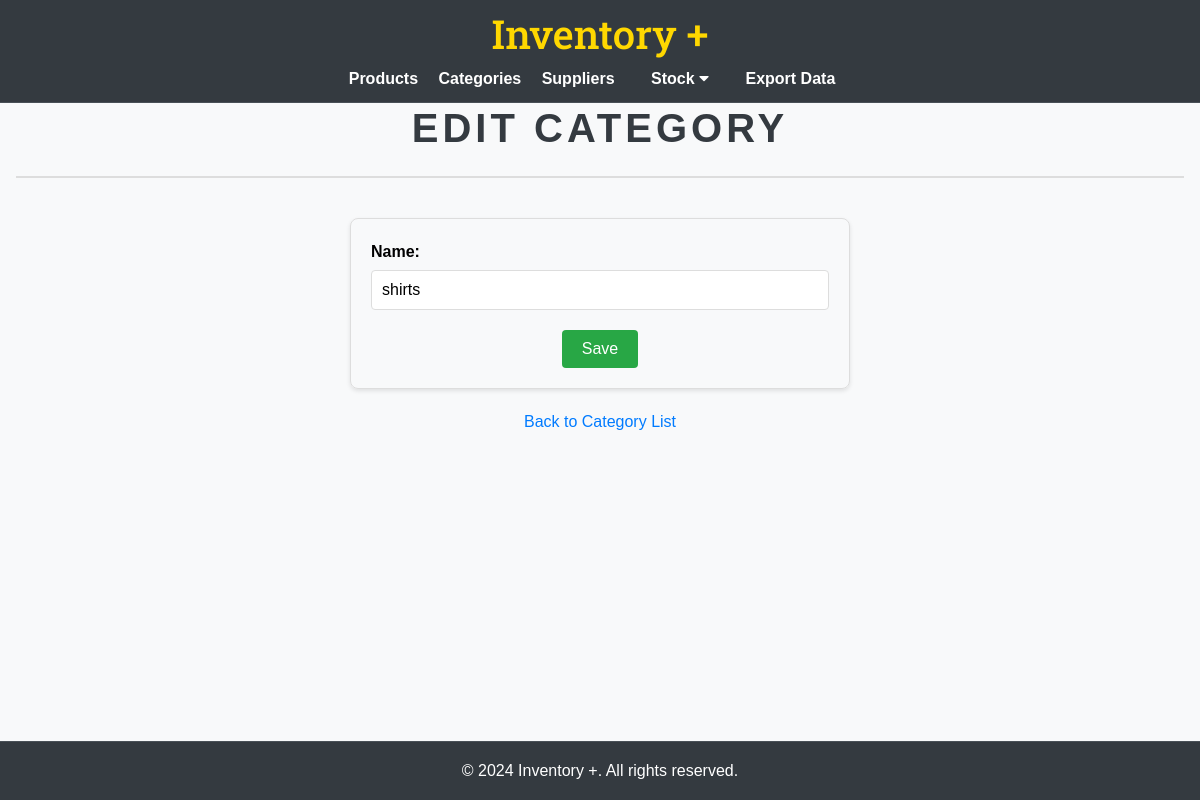
/categories/2/edit/, run on an earlier commit of the app's database.
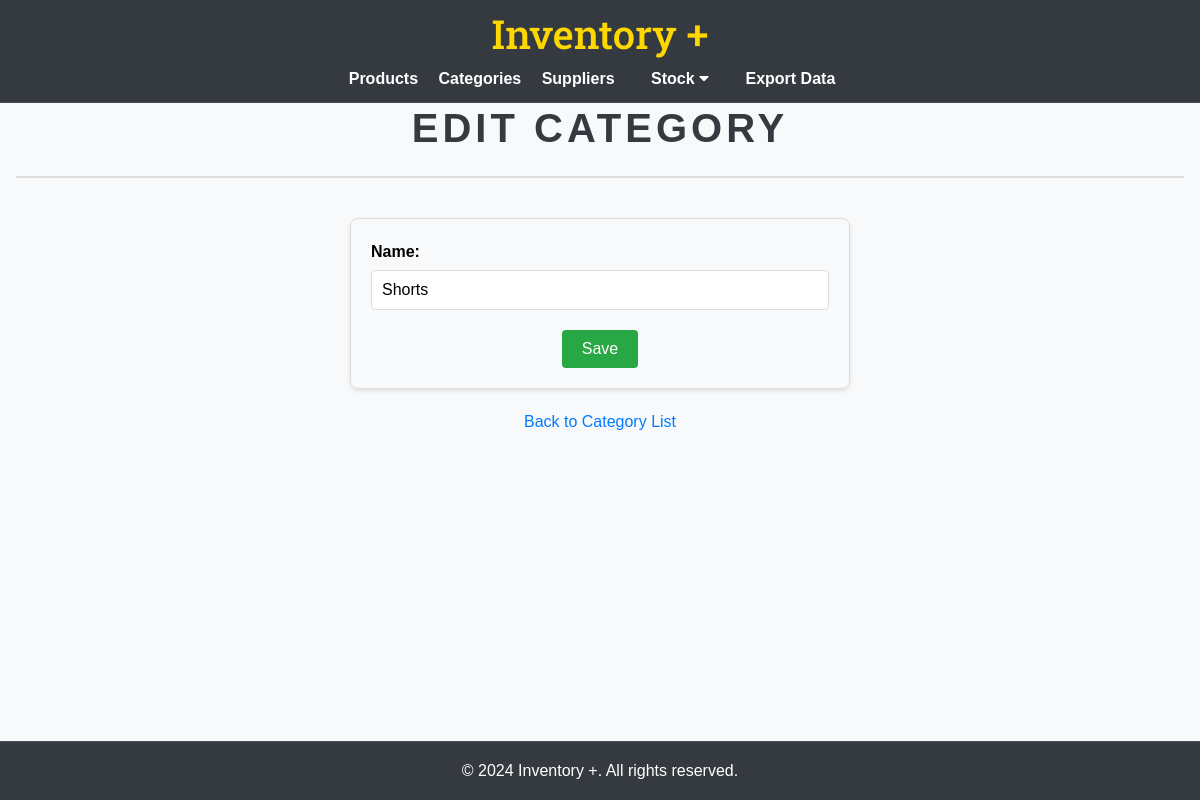
And on a later commit of the database.
### inventory/models.py (models this page shows, shortened)
class Category(models.Model):
    name = models.CharField(max_length=100)

### inventory/views.py (the view)
# urls.py: path('categories/<int:pk>/edit/', views.category_edit, name='category_edit'),
def category_edit(request, pk):
    category = get_object_or_404(Category, pk=pk)
    if request.method == 'POST':
        form = CategoryForm(request.POST, instance=category)
        if form.is_valid():
            form.save()
            return redirect('category_list')
    else:
        form = CategoryForm(instance=category)
    return render(request, 'inventory/category_form.html', {'form': form})

### inventory/forms.py
class CategoryForm(forms.ModelForm):
    class Meta:
        model = Category
        fields = ['name']

### inventory/templates/inventory/category_form.html (shortened to what this page needs)
{% extends "base.html" %}
{% block content %}
    <h2 style="margin-bottom: 20px;">{% if form.instance.pk %}Edit{% else %}Add{% endif %} Category</h2>
    <div style="display: flex; flex-direction: column; align-items: center; padding: 20px;">
    <form method="POST" style="max-width: 500px; width: 100%; border: 1px solid #ddd; border-radius: 8px; padding: 20px; box-shadow: 0 2px 4px rgba(0,0,0,0.1);">
        <div style="margin-bottom: 20px;">
            <label for="{{ form.name.id_for_label }}" style="display: block; margin-bottom: 5px; font-weight: bold;">Name:</label>
            <input type="text" id="{{ form.name.id_for_label }}" name="{{ form.name.html_name }}" value="{{ form.name.value }}" style="width: 100%; padding: 10px; border: 1px solid #ddd; border-radius: 4px; font-size: 16px;">
        </div>
        <div style="margin-top: 20px; text-align: center;">
            <button type="submit" style="background-color: #28a745; color: white; padding: 10px 20px; border: none; border-radius: 4px; cursor: pointer; font-size: 16px;">Save</button>
        </div>
    </form>
    <div style="margin-top: 20px;">
        <a href="{% url 'category_list' %}" style="color: #007bff; text-decoration: none; font-size: 16px;">Back to Category List</a>
    </div>
</div>
{% endblock %}

What changed in the data, as far as the page shows it:
changed Category: name "shirts" → "Shorts"
